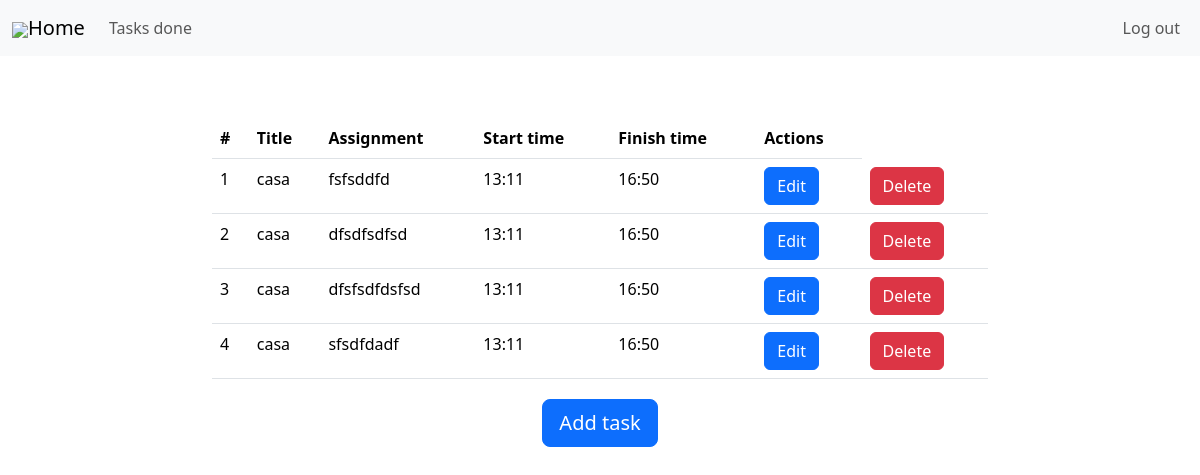
/ (signed in), run on the app's committed database.
### tables this page shows
CREATE TABLE 'block' ('id' INTEGER PRIMARY KEY NOT NULL, 'titulo' TEXT NOT NULL, 'descripcion' TEXT NOT NULL, 'user_id' INTEGER NOT NULL, 'tiempo_inicio' DATETIME NOT NULL DEFAULT CURRENT_TIMESTAMP, 'tiempo_final' DATETIME DEFAULT NULL);

### app.py (the view)
@app.route("/", methods=["GET", "POST"])
@login_required
def index():
    user_id = session.get("user_id")
    blocks = db.execute("SELECT * FROM block WHERE user_id = ?", user_id)
    return render_template("index.html" , blocks = blocks)

### app.py (called while the page is built)
def login_required(f):
    @wraps(f)
    def decorated_function(*args, **kwargs):
        if session.get("user_id") is None:
            return redirect("/login")
        return f(*args, **kwargs)
    return decorated_function

### templates/index.html (shortened to what this page needs)
<!DOCTYPE html>
<html lang="en">
<head>
    <link href="https://cdn.jsdelivr.net/npm/bootstrap@5.3.2/dist/css/bootstrap.min.css" rel="stylesheet">
</head>
<body>
    <nav class="navbar navbar-expand-lg bg-body-tertiary fixed-top">
        <div class="container-fluid">
            <a class="navbar-brand" href="/">
                <img src="C:\Users\joelm\Documents\Programacion\My proyecto\My proyect\TaskMasterPro\static\home.png"
                class=".material-symbols-outlined">Home
            </a>
            <div class="collapse navbar-collapse" id="navbarNav">
                <ul class="navbar-nav me-auto">
                    <li class="nav-item">
                        <a class="nav-link" href="#">Tasks done</a>
                    </li>
                </ul>
                <ul class="navbar-nav">
                    <li class="nav-item">
                        <a class="nav-link" href="/logout">Log out</a>
                    </li>
                </ul>
            </div>
        </div>
    </nav>
    <div class="container mt-5 table-container">
        <table id="table" class="display table">
            <thead>
                <tr>
                    <th>#</th>
                    <th>Title</th>
                    <th>Assignment</th>
                    <th>Start time</th>
                    <th>Finish time</th>
                    <th>Actions</th>
                </tr>
            </thead>
            <tbody>
                {% set ns = namespace (contador = 1 )%}
                {% for block in blocks %}
                    <tr>
                        <td>{{ ns.contador }}</td>
                        <td>{{ block["titulo"] }}</td>
                        <td>{{ block["descripcion"] }}</td>
                        <td>{{ block["tiempo_inicio"] }}</td>
                        <td>{{ block["tiempo_final"] }}</td>
                        <td>
                            <button type="button" class="btn btn-primary" data-bs-toggle="modal" data-bs-target="#editModal{{ block.id }}"
                            value="{{ block }}">
                                Edit
                            </button>
                        </td>
                        <td>
                          <form action="/delete" method="post">
                              <button type="submit" class="btn btn-danger">Delete</button>
                          </form>
                      </td>
                    </tr>
                {% set ns.contador = ns.contador + 1 %}
                {% endfor %}
            </tbody>
        </table>
        <div class="btn-container">
            <button type="button" class="btn btn-primary btn-lg" data-bs-toggle="modal" data-bs-target="#myModal">Add task</button>
        </div>
    </div>
</body>
</html>

### templates/index.html (style rules this page uses)
body { padding-top: 70px; }
.table-container { max-width: 800px; margin: auto; }
.btn-container { text-align: center; margin-top: 20px; color : purple; }

### data on the page
block: contador "1", titulo "casa", descripcion "fsfsddfd", tiempo_inicio "13:11", tiempo_final "16:50"
block: contador "2", titulo "casa", descripcion "dfsdfsdfsd", tiempo_inicio "13:11", tiempo_final "16:50"
block: contador "3", titulo "casa", descripcion "dfsfsdfdsfsd", tiempo_inicio "13:11", tiempo_final "16:50"
block: contador "4", titulo "casa", descripcion "sfsdfdadf", tiempo_inicio "13:11", tiempo_final "16:50"
